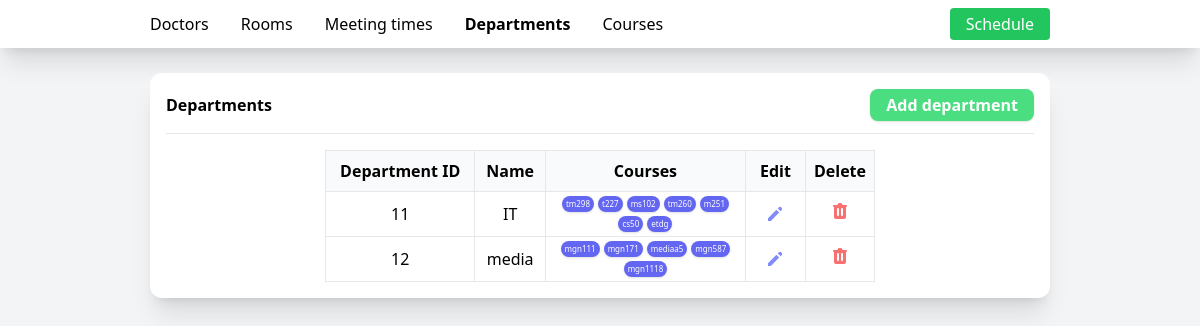
The page /departments on the database its author committed.
### tables this page shows
CREATE TABLE "departments" (
	"id"	INTEGER,
	"name"	TEXT NOT NULL UNIQUE,
	PRIMARY KEY("id" AUTOINCREMENT)
);

CREATE TABLE "courses" (
	"id"	INTEGER,
	"number"	TEXT NOT NULL,
	"name"	text NOT NULL UNIQUE,
	"max_number_of_students"	INTEGER NOT NULL,
	"department_id"	INTEGER NOT NULL,
	PRIMARY KEY("id" AUTOINCREMENT)
);

### main.py (the view)
    @app.route('/departments')
    def departmentsIndex():
        departments = AllDepartments()
        return render_template('departments.html', departments=departments)

### course.py (called while the page is built)
    def get_number(self):
        return self._number

### department.py (called while the page is built)
def AllDepartments():
    import sqlite3
    con = sqlite3.connect('class-scheduler.db')
    cur = con.cursor()
    cur.execute('SELECT * FROM departments')
    departments = []
    for row in cur:
        departments.append(Department(id=row[0], name=row[1]))
    return departments

    def get_name(self):
        return self._name

    def get_id(self):
        return self._id

    def fetch_courses(self):
        from course import Course
        import sqlite3
        con = sqlite3.connect('class-scheduler.db')
        cur = con.cursor()
        cur.execute(
            'SELECT * FROM courses WHERE department_id = ?', (self._id,))
        courses = []
        for row in cur:
            courses.append(Course(id=row[0], number=row[1],
                                  name=row[2], maxNumberOfStudents=row[3], department_id=row[4]))
        self._courses = courses

    def get_courses(self):
        self.fetch_courses()
        return self._courses

### templates/departments.html (shortened to what this page needs)
<!DOCTYPE html>
<html lang="en">
<head>
    <link rel="stylesheet" href="{{url_for('style')}}">
</head>
<body class="bg-gray-100">
    <nav class="bg-white shadow-xl w-full py-2 px-[150px]">
        <div class="flex gap-8 w-full">
            <a href="{{url_for('doctorsIndex')}}"
                class="hover:scale-105 hover:font-bold transition-all my-auto">Doctors</a>
            <a href="{{url_for('roomsIndex')}}"
                class="hover:scale-105 hover:font-bold transition-all my-auto ">Rooms</a>
            <a href="{{url_for('meetingTimesIndex')}}"
                class="hover:scale-105 hover:font-bold transition-all my-auto">Meeting
                times</a>
            <a href="{{url_for('departmentsIndex')}}"
                class="hover:scale-105 hover:font-bold transition-all my-auto font-bold ">Departments</a>
            <a href="{{url_for('coursesIndex')}}"
                class="hover:scale-105 hover:font-bold transition-all my-auto">Courses</a>
            <a href="{{url_for('scheduleIndex')}}"
                class="hover:scale-105 hover:font-bold transition-all my-auto text-white bg-green-500 rounded hover:shadow-lg px-4 py-1 justify-self-end ml-auto">Schedule</a>
        </div>
    </nav>
    <main class="py-[25px] px-[150px] ">
        <div class="bg-white rounded-xl shadow-xl w-full p-4">
            <div class="flex w-full justify-between">
                <h1 class="font-bold my-auto">
                    Departments
                </h1>
                <a href="{{url_for('createDepartment')}}"
                    class="py-1 bg-green-400 px-4 font-semibold text-white rounded-lg shadow hover:scale-105 hover:shadow-lg transition-all cursor-pointer">
                    Add department</a>
            </div>
            <hr class="mt-3">
            <table class="w-[550px] mx-auto border  mt-4 border-collapse">
                <thead>
                    <tr class="border-b bg-gray-50">
                        <th class="py-2 px-2 border text-center">Department ID</th>
                        <th class="py-2 px-2 border text-center ">Name</th>
                        <th class="py-2 px-2 border text-center w-[200px]">Courses</th>
                        <th class="py-2 px-2 border text-center w-[60px]">Edit</th>
                        <th class="py-2 px-2 border text-center w-[60px]">Delete</th>
                    </tr>
                </thead>
                <tbody>
                    {% for department in departments %}
                    <tr>
                        <td class="px-2 py-1 border text-center">{{department.get_id()}}</td>
                        <td class="px-2 py-1 border text-center">{{department.get_name()}}</td>
                        <td class="px-2 py-1 border text-">
                            <div class="flex gap-1 text-[8px] mx-auto justify-center flex-wrap">
                                {% for course in department.get_courses() %}
                                <div
                                    class="bg-indigo-500 text-white px-1 py-[2px] rounded-lg cursor-pointer shadow hover:shadow-xl hover:scale-125 hover:mx-1 transition-all">
                                    {{course.get_number()}}</div>
                                {% endfor %}
                            </div>
                        </td>
                        <td
                            class="text-indigo-400 text-center  border hover:text-indigo-500  hover:scale-110 hover:shadow-lg transition-all">
                            <svg xmlns="http://www.w3.org/2000/svg" class="h-5 w-5 mx-auto my-auto cursor-pointer"
                                viewBox="0 0 20 20" fill="currentColor">
                                <path
                                    d="M13.586 3.586a2 2 0 112.828 2.828l-.793.793-2.828-2.828.793-.793zM11.379 5.793L3 14.172V17h2.828l8.38-8.379-2.83-2.828z" />
                            </svg>
                        </td>
                        <td
                            class="text-red-400  text-center border hover:text-red-500 hover:scale-110 hover:shadow-lg transition-all">
                            <form action="{{url_for('deleteDepartment',id=department.get_id())}}" method="post">
                                <button type="submit">
                                </button>
                            </form>
                        </td>
                    </tr>
                    {% endfor %}
                </tbody>
            </table>
        </div>
    </main>
</body>
</html>

### rows shown on the page
departments: get_id "11", get_name "IT"
courses: get_number "tm298"
courses: get_number "t227"
courses: get_number "ms102"
courses: get_number "tm260"
courses: get_number "m251"
courses: get_number "cs50"
courses: get_number "etdg"
departments: get_id "12", get_name "media"
courses: get_number "mgn111"
courses: get_number "mgn171"
courses: get_number "mediaa5"
courses: get_number "mgn587"
courses: get_number "mgn1118"
